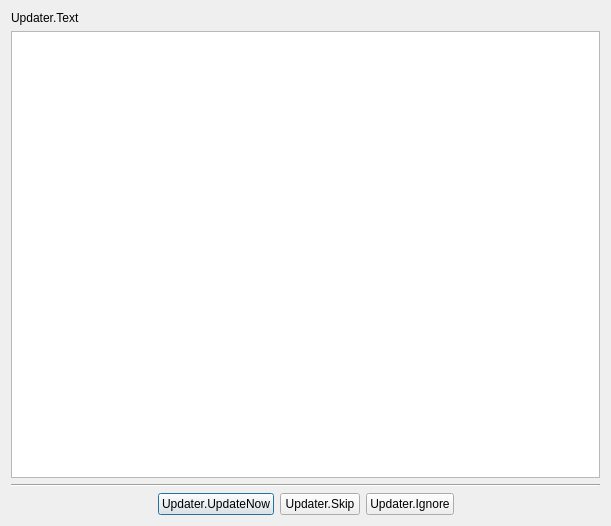
<?xml version="1.0" encoding="UTF-8"?>
<ui version="4.0">
 <class>OBSUpdate</class>
 <widget class="QDialog" name="OBSUpdate">
  <property name="geometry">
   <rect>
    <x>0</x>
    <y>0</y>
    <width>611</width>
    <height>526</height>
   </rect>
  </property>
  <property name="windowTitle">
   <string>Updater.Title</string>
  </property>
  <layout class="QVBoxLayout" name="verticalLayout">
   <item>
    <widget class="QLabel" name="label">
     <property name="text">
      <string>Updater.Text</string>
     </property>
    </widget>
   </item>
   <item>
    <widget class="QTextBrowser" name="text">
     <property name="readOnly">
      <bool>true</bool>
     </property>
     <property name="html">
      <string>&lt;!DOCTYPE HTML PUBLIC &quot;-//W3C//DTD HTML 4.0//EN&quot; &quot;http://www.w3.org/TR/REC-html40/strict.dtd&quot;&gt;
&lt;html&gt;&lt;head&gt;&lt;meta name=&quot;qrichtext&quot; content=&quot;1&quot; /&gt;&lt;style type=&quot;text/css&quot;&gt;
p, li { white-space: pre-wrap; }
&lt;/style&gt;&lt;/head&gt;&lt;body style=&quot; font-family:'MS Shell Dlg 2'; font-size:8.25pt; font-weight:400; font-style:normal;&quot;&gt;
&lt;p style=&quot;-qt-paragraph-type:empty; margin-top:0px; margin-bottom:0px; margin-left:0px; margin-right:0px; -qt-block-indent:0; text-indent:0px; font-size:8pt;&quot;&gt;&lt;br /&gt;&lt;/p&gt;&lt;/body&gt;&lt;/html&gt;</string>
     </property>
     <property name="openExternalLinks">
      <bool>true</bool>
     </property>
    </widget>
   </item>
   <item>
    <widget class="Line" name="line">
     <property name="orientation">
      <enum>Qt::Horizontal</enum>
     </property>
    </widget>
   </item>
   <item>
    <layout class="QHBoxLayout" name="horizontalLayout">
     <item>
      <spacer name="horizontalSpacer">
       <property name="orientation">
        <enum>Qt::Horizontal</enum>
       </property>
       <property name="sizeHint" stdset="0">
        <size>
         <width>40</width>
         <height>20</height>
        </size>
       </property>
      </spacer>
     </item>
     <item>
      <widget class="QPushButton" name="yes">
       <property name="text">
        <string>Updater.UpdateNow</string>
       </property>
       <property name="default">
        <bool>true</bool>
       </property>
      </widget>
     </item>
     <item>
      <widget class="QPushButton" name="skip">
       <property name="text">
        <string>Updater.Skip</string>
       </property>
      </widget>
     </item>
     <item>
      <widget class="QPushButton" name="no">
       <property name="text">
        <string>Updater.Ignore</string>
       </property>
      </widget>
     </item>
     <item>
      <spacer name="horizontalSpacer_2">
       <property name="orientation">
        <enum>Qt::Horizontal</enum>
       </property>
       <property name="sizeHint" stdset="0">
        <size>
         <width>40</width>
         <height>20</height>
        </size>
       </property>
      </spacer>
     </item>
    </layout>
   </item>
  </layout>
 </widget>
 <resources/>
 <connections/>
</ui>
